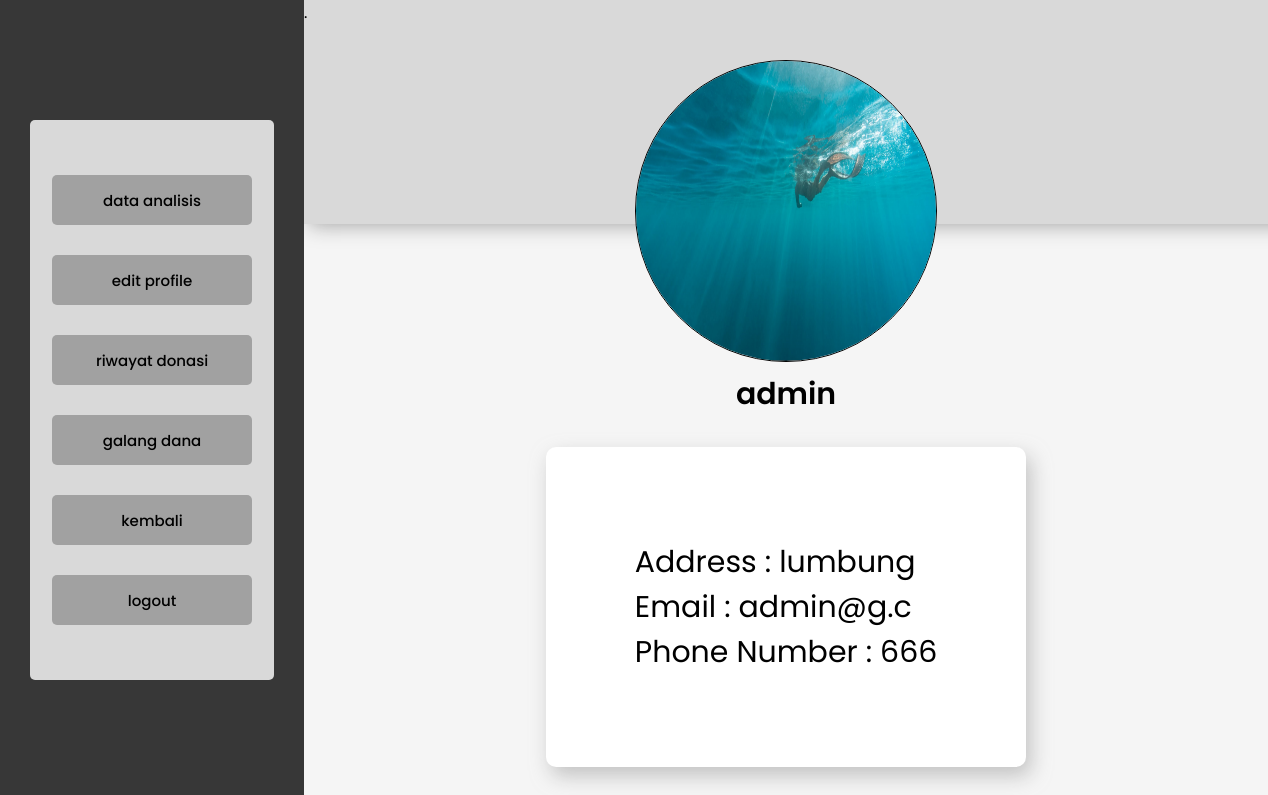
/profile/profile.php (signed in), run on the app's committed database.
### tables this page shows
CREATE TABLE `user` (
  `id_user` int(11) NOT NULL,
  `username` varchar(300) NOT NULL,
  `email` varchar(300) NOT NULL,
  `password` varchar(300) NOT NULL,
  `telephone` int(11) NOT NULL,
  `level` varchar(5) NOT NULL,
  `address` varchar(200) NOT NULL,
  `photo_profile` varchar(100) NOT NULL
);

### profile/profile.php (the view, shortened to what this page needs)
<?php
require_once "../login/koneksi.php";
$query = mysqli_query($conn, "SELECT * FROM user where id_user = '".$_SESSION["id_user"]."'");
if ($query) {
$row = mysqli_fetch_assoc($query) ;
}
?>
<!DOCTYPE html>
<html lang="en">
<head>
    <link rel="stylesheet" href="profile.css">
</head>
<body>
    <div id="kiri">
        <nav>
            <div class="navbox">
                <div class="nav-item">
                    <ul>
                        <li><a href="https://lookerstudio.google.com/reporting/620c7319-713b-401c-893e-ff3f00967174" target="_blank"><button>data analisis</button></a></li>
                        <li><a href="edit-profile.php"><button>edit profile</button></a></li>
                        <li><a href="riwayat.php"><button>riwayat donasi</button></a></li>
                        <li><a href="galangdana.php"><button>galang dana</button></a></li>
                        <li><a href="../donation.page/index.php"><button>kembali</button></a></li>
                        <li><a href="../login/logout.php"><button>logout</button></a></li>
                    </ul>
                </div>
            </div>
        </nav>
    </div>
    <div id="kanan">
        <div class="box-atas">.</div>
        <div class="profile">
        <img src="file-pp/<?php echo $row["photo_profile"]?>" alt="">
            <p class="name"><?php echo $row["username"]?></p>
        </div>
        <div class="box">
        <div class="box-info">
            <div class="box-text">
                <ul>
                    <li>Address : <?php echo $row["address"]?> </li>
                    <li>Email : <?php echo $row["email"]?></li>
                    <li>Phone Number : <?php echo $row["telephone"]?></li>
                </ul>
            </div>
        </div>
        </div>
    </div>
</body>
</html>

### profile/profile.css (style rules this page uses)
* { padding: 0; margin: 0; }
body { display: flex; font-family: "poppins"; background-color: #F5F5F5; }
#kiri { background-color: #373737; height: 100vh; width: 50vh; margin: auto; display: flex; align-items: center; justify-content: center; }
nav { background-color: #D9D9D9; height: 70%; width: 80%; display: flex; border-radius: 5px; }
.navbox { margin: auto; }
.navbox .nav-item ul li { list-style: none; }
.navbox ul { display: flex; justify-content: center; align-items: center; flex-direction: column; row-gap: 30px; }
.navbox ul li button { border: none; width: 200px; height: 50px; background-color: #A1A1A1; font-family: "poppins"; font-weight: 500; font-size: 15px; border-radius: 5px; transition: 0.2s; }
#kanan { width: 100%; }
.box-atas { background-color: #D9D9D9; height: 28vh; width: 79.8%; box-shadow: 5px 1px 20px #a1a1a1; position: absolute; z-index: -1; }
.profile { justify-content: center; align-items: center; display: flex; margin-top: 60px; flex-direction: column; }
.profile img { width: 300px; height: 300px; border-radius: 900px; border: 1px solid black; }
.name { font-size: 30px; margin-top: 10px; font-weight: 600; }
.box { display: flex; justify-content: center; }
.box-info { background-color: #ffffff; margin-top: 30px; width: 60vh; height: 40vh; display: flex; align-items: center; justify-content: center; border-radius: 10px; box-shadow: 5px 9px 20px #a1a1a198; }
.box-text ul li { list-style: none; font-size: 30px; }

### data on the page
user: photo_profile (picture), username "admin", address "lumbung", email "admin@g.c", telephone "666"
